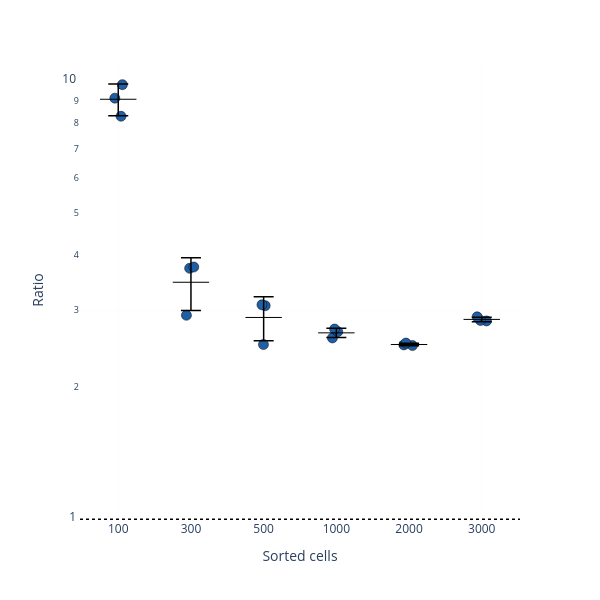

Notebook source saved alongside this figure:
### Markdown cell above
# Supplementary Figure 3c

nanoPhos vs µPhos phosphopeptide-precursor advantage per sorted-cell number — the precursor-level analogue of Fig. 3c (Class I sites). Points: one per nanoPhos replicate divided by the µPhos mean (n = 3), mean ± SD crossbar; log y-axis, dotted line = parity. Identification depth isolates the enrichment contribution (upstream of localization).

### Code cell
# Supplementary Figure 3c — nanoPhos vs µPhos phosphopeptide-precursor advantage per sorted-cell number.
# Precursor-level analogue of Fig. 3c (Class I sites). Points: one per nanoPhos replicate / µPhos MEAN
# (n=3), mean ± SD crossbar, log y-axis. Reuses count_phosphoprecursors_per_run + hela_precursors (2a).
import os
import numpy as np
import pandas as pd
import plotly.express as px
import plotly.graph_objects as go

HELA_CELL_ORDER = [100, 300, 500, 1000, 2000, 3000]
PREC_DIR = r'pride_data/analysis/figure3'

uphos_precursors = {}
for n in HELA_CELL_ORDER:
    p = os.path.join(PREC_DIR, f'uPhos_HeLa_sorted_{n}cells_Report.tsv')
    if os.path.exists(p):
        uphos_precursors[n] = count_phosphoprecursors_per_run(p)

ratio_rows, ratios, labels = [], [], []
for n in HELA_CELL_ORDER:
    if n not in hela_precursors or n not in uphos_precursors:
        continue
    nano = hela_precursors[n]; um = float(np.mean(uphos_precursors[n]))
    if um <= 0:
        continue
    per_rep = [x / um for x in nano]
    ratios += per_rep; labels += [str(n)] * len(per_rep)
    ratio_rows.append({'cells': n, 'nano_mean': int(np.mean(nano)), 'uphos_mean': round(um, 1),
                       'ratio_of_means': round(np.mean(nano) / um, 1)})

ratio_summary = pd.DataFrame(ratio_rows).set_index('cells')
print(ratio_summary.to_string())

df_ratio = pd.DataFrame({'Ratio': ratios, 'ID': labels})
order = [str(n) for n in HELA_CELL_ORDER if n in hela_precursors and n in uphos_precursors]
fig = px.strip(df_ratio, y='Ratio', x='ID', log_y=True, category_orders={'ID': order})
fig.update_layout(width=600, height=600, template='plotly_white', showlegend=False,
                  xaxis_title='Sorted cells', yaxis_title='Ratio')
fig.update_traces(marker=dict(size=10, color='#1F5FA6', line=dict(width=0.5, color='black')))
fig.update_yaxes(showgrid=True, gridwidth=0.1, gridcolor='#F3F2F2', griddash='solid')
fig.update_xaxes(showgrid=True, gridwidth=0.1, gridcolor='#F3F2F2', griddash='solid')
fig.add_hline(y=1.0, line=dict(color='black', dash='dot', width=1.5))
stats_c = df_ratio.groupby('ID')['Ratio'].agg(['mean', 'std']).reindex(order)
fig.add_trace(go.Scatter(
    x=stats_c.index, y=stats_c['mean'],
    error_y=dict(type='data', array=stats_c['std'].fillna(0), visible=True,
                 color='black', thickness=1.5, width=10),
    mode='markers',
    marker=dict(symbol='line-ew', size=26, color='black', line=dict(width=1, color='black')),
    showlegend=False, hovertemplate='mean=%{y:.1f}x<extra></extra>'))
fig.show()
#fig.write_image(r'figures/figure3/suppl_figure3c.pdf', width=600, height=600)

### Figure 1 — Plotly figure (JSON) as saved in the notebook; plotly's stock layout.template omitted (floating-point values rounded to 4 significant figures)
{"data": [{"alignmentgroup": "True", "boxpoints": "all", "fillcolor": "rgba(255,255,255,0)", "hoveron": "points", "hovertemplate": "ID=%{x}<br>Ratio=%{y}<extra></extra>", "legendgroup": "", "line": {"color": "rgba(255,255,255,0)"}, "marker": {"color": "#1F5FA6", "line": {"color": "black", "width": 0.5}, "size": 10}, "name": "", "offsetgroup": "", "orientation": "v", "pointpos": 0, "showlegend": false, "type": "box", "x": ["100", "100", "100", "300", "300", "300", "500", "500", "500", "1000", "1000", "1000", "2000", "2000", "2000", "3000", "3000", "3000"], "x0": " ", "xaxis": "x", "y": [8.287, 9.112, 9.783, 2.916, 3.757, 3.731, 2.501, 3.081, 3.067, 2.589, 2.713, 2.676, 2.52, 2.496, 2.488, 2.831, 2.892, 2.838], "y0": " ", "yaxis": "y"}, {"error_y": {"array": [0.7492, 0.4781, 0.3311, 0.06341, 0.01695, 0.03351], "color": "black", "thickness": 1.5, "type": "data", "visible": true, "width": 10}, "hovertemplate": "mean=%{y:.1f}x<extra></extra>", "marker": {"color": "black", "line": {"color": "black", "width": 1}, "size": 26, "symbol": "line-ew"}, "mode": "markers", "showlegend": false, "type": "scatter", "x": ["100", "300", "500", "1000", "2000", "3000"], "y": [9.061, 3.468, 2.883, 2.659, 2.502, 2.854]}], "layout": {"boxmode": "group", "height": 600, "legend": {"tracegroupgap": 0}, "margin": {"t": 60}, "shapes": [{"line": {"color": "black", "dash": "dot", "width": 1.5}, "type": "line", "x0": 0, "x1": 1, "xref": "x domain", "y0": 1.0, "y1": 1.0, "yref": "y"}], "showlegend": false, "width": 600, "xaxis": {"anchor": "y", "categoryarray": ["100", "300", "500", "1000", "2000", "3000"], "categoryorder": "array", "domain": [0.0, 1.0], "gridcolor": "#F3F2F2", "griddash": "solid", "gridwidth": 0.1, "showgrid": true, "title": {"text": "Sorted cells"}}, "yaxis": {"anchor": "x", "domain": [0.0, 1.0], "gridcolor": "#F3F2F2", "griddash": "solid", "gridwidth": 0.1, "showgrid": true, "title": {"text": "Ratio"}, "type": "log"}}}
